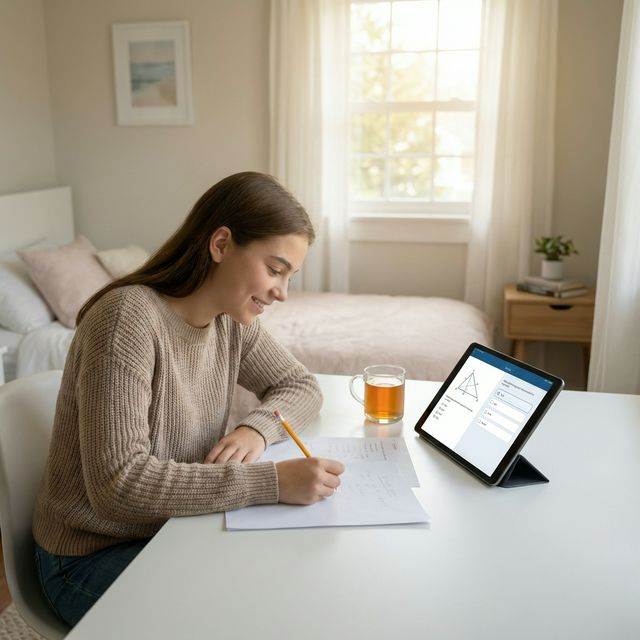
#> input picture images/hero_girl_mobile.png, 640 x 640 px, given in place of hero_girl_zoomed_out_1770505344194.png, which was not available
$ python crop_hero.py
#> lines starting #> are read from the running program, lines starting #| are printed output that depends on the picture
from PIL import Image
import os

source_path = "/Users/ahn/.gemini/antigravity/brain/b4ebc50a-8cef-47c8-be66-d61d170e7ba2/hero_girl_zoomed_out_1770505344194.png"
output_path = "/Volumes/FILE/SAT/Practix/_Sever/images/hero_girl_mobile_perfect.png"

def crop_perfect():
    try:
        img = Image.open(source_path)
#> img is the input picture: PIL image 640x640 RGB; mean R, G, B 169.5, 161.7, 147.9
        width, height = img.size
#> width = 640; height = 640

        # 43% Crop: Strips the bed (which was visible at 35%)
        # but keeps the girl (who was cut at 50%).
        left = int(width * 0.43)
#> left = 275
        right = width
#> right = 640
        top = 0
        bottom = height
#> bottom = 640

        box = (left, top, right, bottom)
#> box = (275, 0, 640, 640)
        cropped_img = img.crop(box)
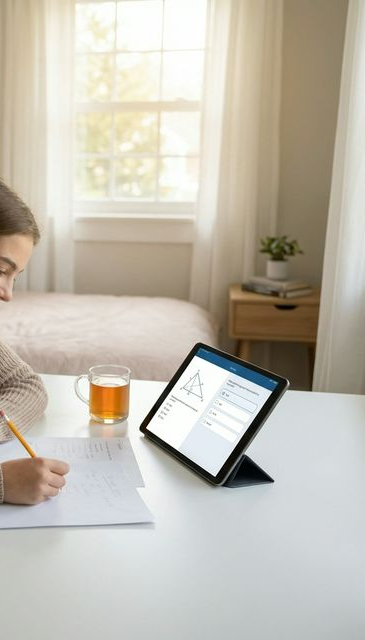
#> cropped_img: PIL image 365x640 RGB; mean R, G, B 194.9, 189.6, 177.8
        cropped_img.save(output_path)
        print(f"Perfect Crop (43%): Saved {cropped_img.size} to {output_path}")
#| Perfect Crop (43%): Saved (365, 640) to /Volumes/FILE/SAT/Practix/_Sever/images/hero_girl_mobile_perfect.png

    except Exception as e:
        print(f"Error: {e}")

if __name__ == "__main__":
    crop_perfect()

$ run again, on images/hero_girl_mobile_expanded.png
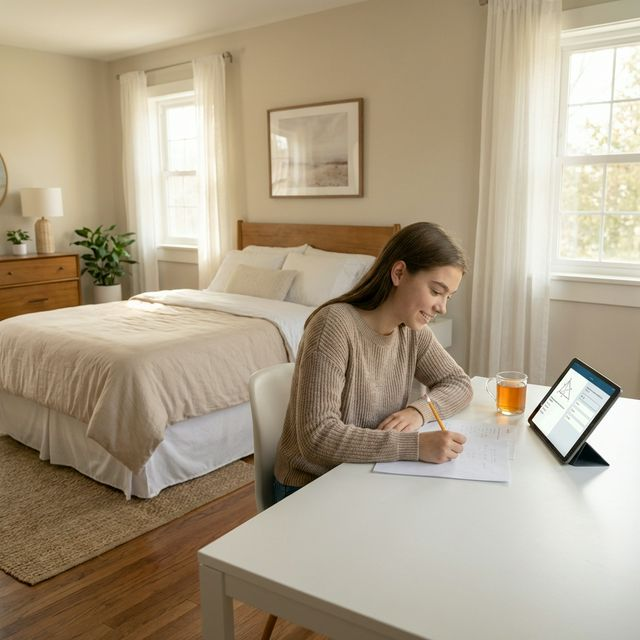
#> input picture images/hero_girl_mobile_expanded.png, 640 x 640 px, given in place of hero_girl_zoomed_out_1770505344194.png, which was not available
#> in crop_perfect, img is the input picture: PIL image 640x640 RGB; mean R, G, B 172.7, 158.8, 136
#> in crop_perfect, `cropped_img = img.crop(box)`:
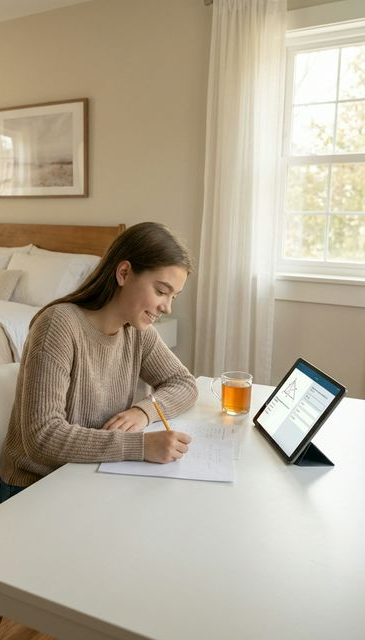
#> cropped_img: PIL image 365x640 RGB; mean R, G, B 180.2, 169.6, 150.4
#| Perfect Crop (43%): Saved (365, 640) to /Volumes/FILE/SAT/Practix/_Sever/images/hero_girl_mobile_perfect.png
